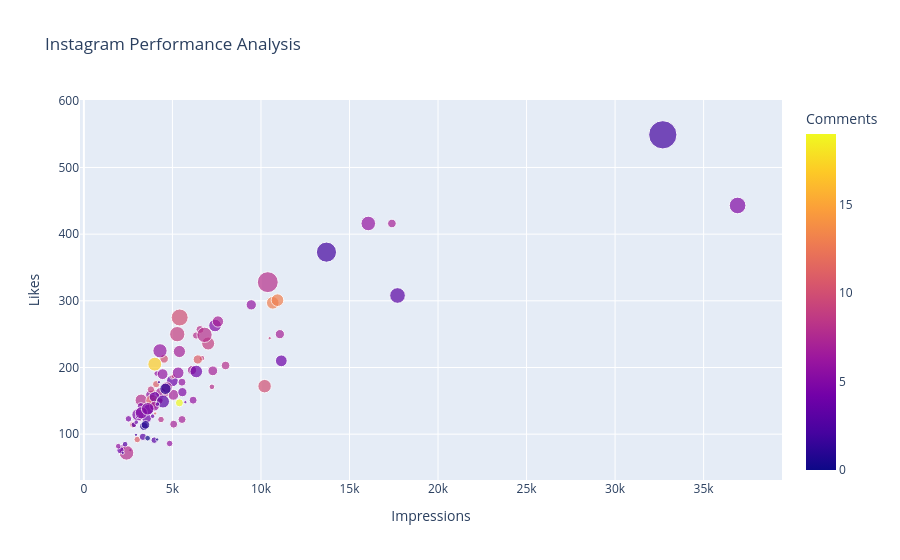

The code cell stored with this chart in its notebook:
### Code cell
fig = px.scatter(
    df,
    x='Impressions',
    y='Likes',
    size='Shares',
    color='Comments',
    hover_data=['Follows'],
    title='Instagram Performance Analysis'
)
fig.show()

### Figure 1 — Plotly figure (JSON) as saved in the notebook; plotly's stock layout.template omitted (floating-point values rounded to 4 significant figures)
{"data": [{"customdata": [[2], [10], [12], [8], [0], [2], [0], [6], [4], [6], [4], [0], [2], [4], [42], [6], [2], [2], [30], [0], [0], [24], [100], [2], [4], [6], [6], [6], [2], [2], [20], [2], [4], [8], [26], [2], [2], [4], [0], [2], [94], [8], [18], [10], [4], [4], [4], [4], [18], [38], [10], [12], [4], [4], [74], [0], [6], [6], [0], [6], [12], [10], [8], [8], [46], [12], [10], [94], [6], [10], [6], [4], [12], [16], [12], [8], [32], [8], [16], [6], [10], [10], [14], [8], [14], [28], [18], [12], [34], [26], [260], [16], [96], [20], [30], [58], [100], [80], [18], [10], [214], [228]], "hovertemplate": "Impressions=%{x}<br>Likes=%{y}<br>Shares=%{marker.size}<br>Follows=%{customdata[0]}<br>Comments=%{marker.color}<extra></extra>", "legendgroup": "", "marker": {"color": [9, 7, 11, 10, 5, 7, 5, 4, 6, 6, 6, 8, 7, 5, 6, 7, 17, 8, 6, 8, 4, 3, 7, 5, 8, 11, 19, 10, 11, 11, 9, 11, 8, 6, 7, 6, 3, 4, 2, 6, 6, 4, 8, 4, 9, 6, 4, 3, 5, 8, 4, 9, 2, 11, 13, 6, 9, 1, 3, 5, 7, 8, 2, 0, 7, 3, 6, 13, 9, 0, 1, 5, 5, 7, 8, 3, 9, 6, 4, 6, 7, 9, 10, 6, 8, 4, 1, 4, 7, 8, 7, 8, 3, 5, 6, 4, 10, 2, 4, 0, 2, 5], "coloraxis": "coloraxis", "size": [5, 14, 1, 7, 4, 10, 1, 9, 8, 3, 3, 14, 11, 5, 10, 11, 18, 1, 6, 20, 5, 4, 9, 14, 3, 5, 6, 4, 3, 4, 3, 15, 4, 3, 8, 0, 3, 11, 1, 3, 20, 13, 4, 2, 5, 19, 10, 3, 15, 41, 1, 16, 1, 8, 15, 9, 2, 7, 16, 14, 6, 5, 1, 0, 12, 5, 0, 15, 2, 3, 7, 0, 15, 6, 6, 0, 1, 11, 2, 6, 12, 22, 27, 13, 7, 2, 12, 15, 8, 3, 7, 22, 23, 8, 4, 13, 17, 38, 1, 1, 75, 26], "sizemode": "area", "sizeref": 0.1875, "symbol": "circle"}, "mode": "markers", "name": "", "orientation": "v", "showlegend": false, "type": "scatter", "x": [3920, 5394, 4021, 4528, 2518, 3884, 2621, 3541, 3749, 4115, 2218, 3234, 4344, 3216, 9453, 5055, 4002, 3169, 6168, 2407, 2064, 3973, 7281, 3052, 4628, 4082, 5394, 2766, 3924, 3015, 6666, 3854, 4355, 4343, 6108, 2523, 2327, 3990, 2191, 1941, 16062, 4998, 4289, 3880, 3786, 4298, 3630, 2826, 7407, 10386, 2998, 7018, 2941, 6432, 10667, 3988, 4978, 3388, 4467, 3246, 5072, 6339, 4239, 3454, 7571, 3333, 3818, 10933, 5058, 3601, 3480, 3525, 3606, 5542, 6559, 3623, 10493, 4446, 2957, 5538, 4681, 5273, 5409, 5323, 8001, 4150, 4609, 6348, 11068, 7231, 17396, 6814, 17713, 5563, 4842, 11149, 10206, 13700, 5731, 4139, 32695, 36919], "xaxis": "x", "y": [162, 224, 131, 213, 123, 144, 76, 124, 159, 191, 81, 151, 162, 142, 294, 159, 205, 121, 151, 72, 76, 91, 195, 129, 160, 175, 147, 114, 151, 92, 214, 150, 122, 152, 196, 86, 85, 156, 72, 82, 416, 180, 150, 127, 167, 225, 137, 114, 263, 328, 126, 236, 99, 212, 297, 142, 186, 112, 149, 132, 115, 248, 178, 107, 269, 96, 134, 301, 187, 94, 114, 96, 138, 122, 257, 95, 244, 190, 118, 178, 170, 250, 275, 192, 203, 145, 168, 194, 250, 171, 416, 249, 308, 163, 86, 210, 172, 373, 148, 92, 549, 443], "yaxis": "y"}], "layout": {"autosize": true, "coloraxis": {"colorbar": {"title": {"text": "Comments"}}, "colorscale": [[0, "#0d0887"], [0.1111, "#46039f"], [0.2222, "#7201a8"], [0.3333, "#9c179e"], [0.4444, "#bd3786"], [0.5556, "#d8576b"], [0.6667, "#ed7953"], [0.7778, "#fb9f3a"], [0.8889, "#fdca26"], [1, "#f0f921"]]}, "legend": {"itemsizing": "constant", "tracegroupgap": 0}, "title": {"text": "Instagram Performance Analysis"}, "xaxis": {"anchor": "y", "autorange": true, "domain": [0, 1], "range": [-176.0, 39310.0], "title": {"text": "Impressions"}, "type": "linear"}, "yaxis": {"anchor": "x", "autorange": true, "domain": [0, 1], "range": [12.68, 634.7], "title": {"text": "Likes"}, "type": "linear"}}}
